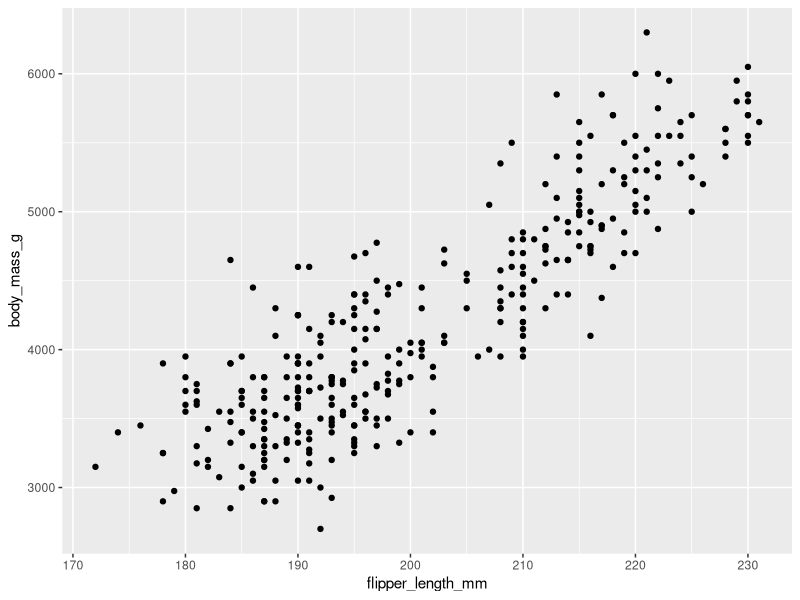
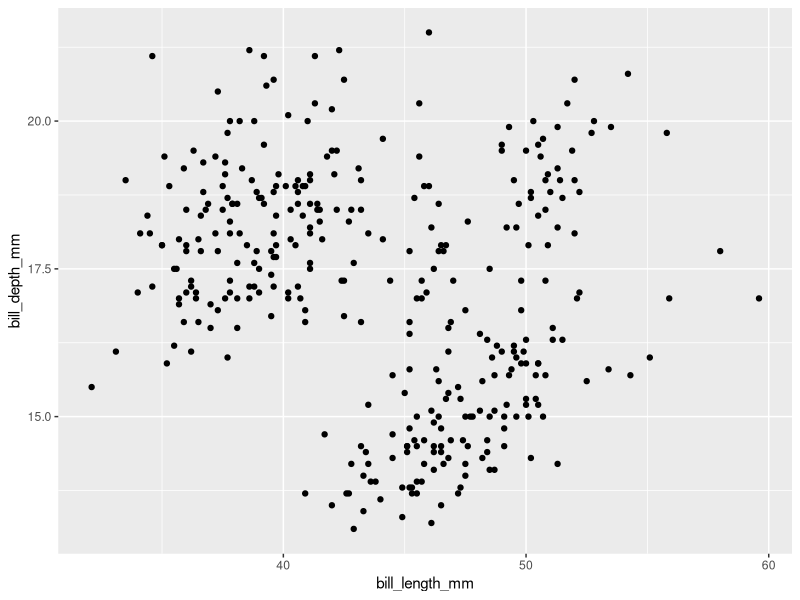
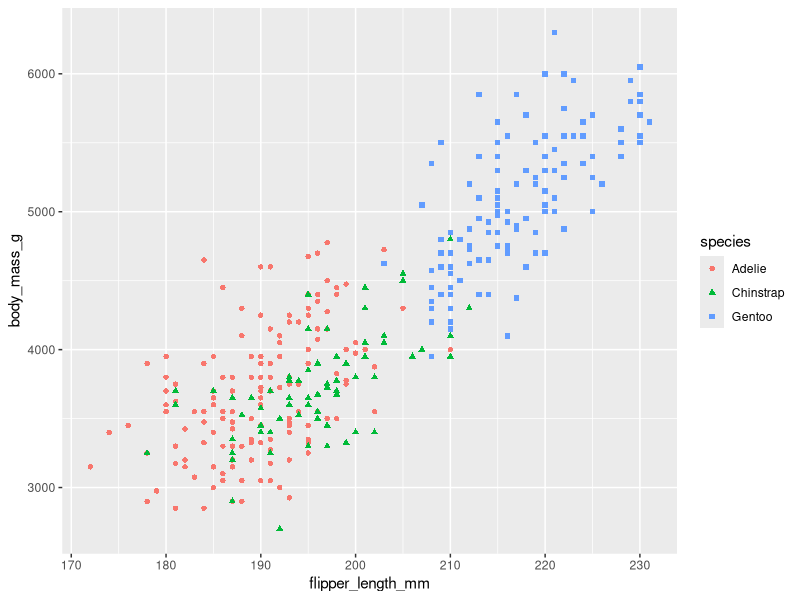
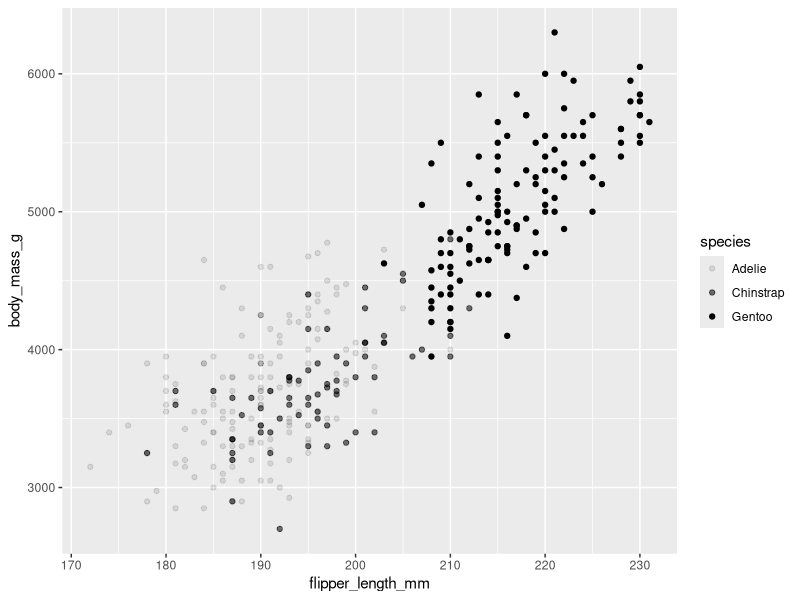
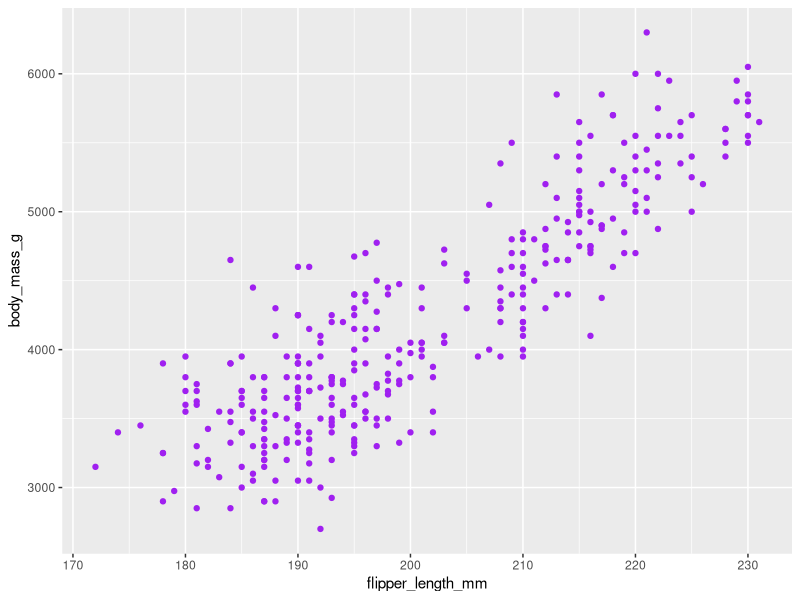
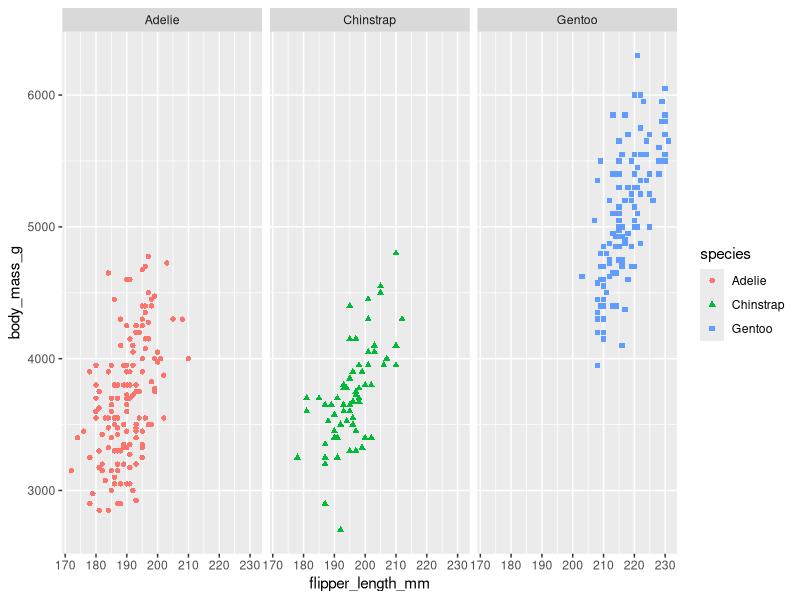
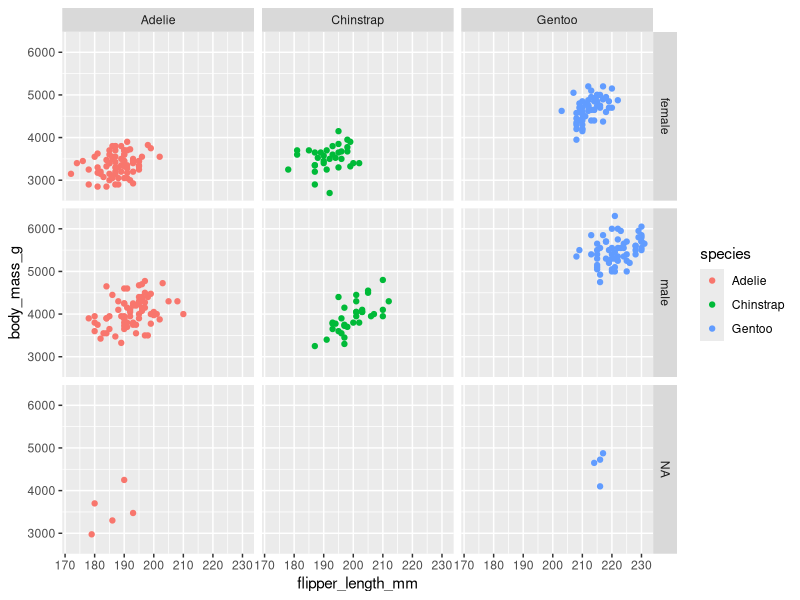
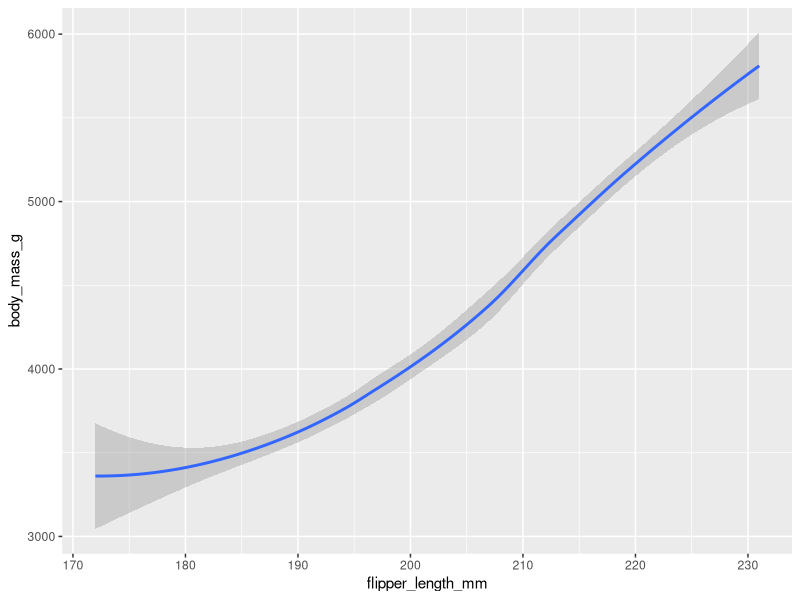

These figures' R source, in order:
## ---- chunk 1
library(palmerpenguins)#data set pre-loaded
library("tidyverse")#package for data analysis
## ---- chunk 2
glimpse(penguins)
head(penguins)
View(penguins)#pulls up the table to view
## ---- chunk 3
penguins %>% 
  arrange(bill_length_mm)

penguins %>% 
  arrange(-bill_length_mm)

penguins %>% 
  group_by(island) %>% 
  drop_na() %>% 
  summarize(max_bill_length_mm = max(bill_length_mm))

penguins %>% 
  group_by(species, island) %>% 
  drop_na() %>% 
  summarize(max_bill_length_mm = max(bill_length_mm))
## ---- chunk 4
ggplot(data= penguins) + geom_point(mapping= aes(x= flipper_length_mm, y= body_mass_g))

## ---- chunk 5
ggplot(data= penguins) + geom_point(mapping= aes(x= bill_length_mm, y= bill_depth_mm))
## ---- chunk 6
ggplot(data= penguins) + geom_point(mapping= aes(x= flipper_length_mm, y= body_mass_g, color= species, shape= species))

## ---- chunk 7
ggplot(data= penguins) + geom_point(mapping= aes(x= flipper_length_mm, y= body_mass_g, alpha= species))

## ---- chunk 8
ggplot(data= penguins) + geom_point(mapping= aes(x= flipper_length_mm, y= body_mass_g), color= "purple")
## ---- chunk 9
ggplot(data= penguins) + geom_point(mapping= aes(x= flipper_length_mm, y= body_mass_g, color= species, shape= species))+
  facet_wrap(~species) 
## ---- chunk 10
ggplot(data= penguins) + geom_point(mapping= aes(x= flipper_length_mm, y= body_mass_g, color= species))+
  facet_grid(sex~species)
## ---- chunk 11
ggplot(data= penguins) + geom_smooth(mapping= aes(x= flipper_length_mm, y= body_mass_g))
## ---- chunk 12
ggplot(data= penguins) + geom_point(mapping= aes(x= flipper_length_mm, y= body_mass_g, color= species)) + geom_smooth(mapping= aes(x= flipper_length_mm, y= body_mass_g)) +
  labs(title="Palmer Penguins: Body Mass vs. Flipper Length", subtitle = "Sample of Three Penguin Species", caption="Data Collected By Dr. Kristen Gorman")+
  annotate("text", x=220, y=3500,label="The Gentoos are the largest", color="purple", fontface= "bold", size= 4.5, angle=25)

